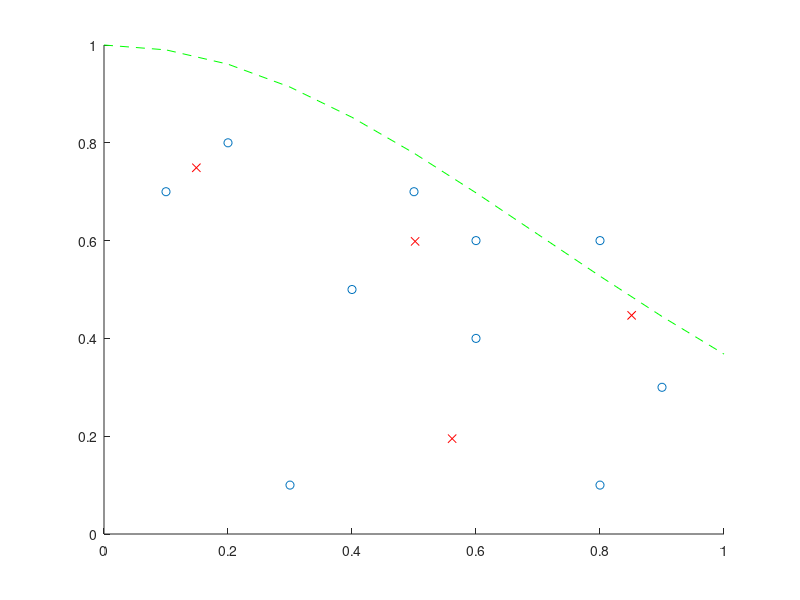

This chart was generated by the following MATLAB code: (Note: this script raises an error after producing the figure.)
epsilon = 1;
sigma = 1;
etta = 0.1;
% X1 X2 T
x = [
  0.5 0.7 -1;
  0.4 0.5 -1;
  0.6 0.6 -1;
  0.6 0.4 -1;
  0.8 0.6 -1;
  0.2 0.8 1;
  0.1 0.7 1;
  0.9 0.3 1;
  0.8 0.1 1;
  0.3 0.1 1
];
% centrá 
c = [
 0.149 0.749;
 0.851 0.4471;
 0.5615 0.195;
 0.5018 0.5984
];
w = [
 0.5 0.5 0.5 0.5
];
f1=figure;
figure(f1);
hold on;
plot(x(:,1), x(:,2), 'o');
plot(c(:,1), c(:,2), 'x', 'color', 'red');

r = 0:0.1:1;
fx = exp(-power(epsilon*r, 2));
plot(r, fx, '--', 'color', 'green');

for i=1:size(x)
  %x(i,1:2)
  for ii=1:size(c)
    ro(ii) = exp(-power(Vzdialenost(x(i,1:2), c(ii,1:2)) / sigma, 2));
  end;  
  
  d = 0;
  for ii=1:size(c)
    d += w(ii)*ro(ii);
  end;
  d = sqrt(d)
  o = x(i,3);
  deltawi = etta * (d - o) * roi
end;
